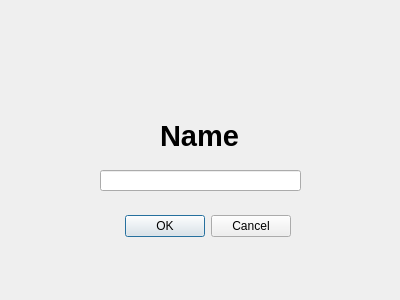
<?xml version="1.0" encoding="UTF-8"?>
<ui version="4.0">
 <class>StuLoginDialog</class>
 <widget class="QDialog" name="StuLoginDialog">
  <property name="geometry">
   <rect>
    <x>0</x>
    <y>0</y>
    <width>400</width>
    <height>300</height>
   </rect>
  </property>
  <property name="windowTitle">
   <string>Dialog</string>
  </property>
  <widget class="QDialogButtonBox" name="buttonBox">
   <property name="geometry">
    <rect>
     <x>110</x>
     <y>210</y>
     <width>181</width>
     <height>32</height>
    </rect>
   </property>
   <property name="orientation">
    <enum>Qt::Horizontal</enum>
   </property>
   <property name="standardButtons">
    <set>QDialogButtonBox::Cancel|QDialogButtonBox::Ok</set>
   </property>
  </widget>
  <widget class="QLineEdit" name="lineEdit">
   <property name="geometry">
    <rect>
     <x>100</x>
     <y>170</y>
     <width>201</width>
     <height>21</height>
    </rect>
   </property>
  </widget>
  <widget class="QLabel" name="label">
   <property name="geometry">
    <rect>
     <x>160</x>
     <y>120</y>
     <width>101</width>
     <height>31</height>
    </rect>
   </property>
   <property name="font">
    <font>
     <pointsize>22</pointsize>
     <weight>75</weight>
     <bold>true</bold>
    </font>
   </property>
   <property name="text">
    <string>Name</string>
   </property>
  </widget>
  <widget class="QLabel" name="label_2">
   <property name="geometry">
    <rect>
     <x>-310</x>
     <y>-10</y>
     <width>741</width>
     <height>671</height>
    </rect>
   </property>
   <property name="text">
    <string/>
   </property>
   <property name="pixmap">
    <pixmap resource="resources/images.qrc">:/images/images/stuLoginBackground.jpg</pixmap>
   </property>
  </widget>
  <zorder>label_2</zorder>
  <zorder>buttonBox</zorder>
  <zorder>lineEdit</zorder>
  <zorder>label</zorder>
 </widget>
 <resources>
  <include location="resources/images.qrc"/>
 </resources>
 <connections>
  <connection>
   <sender>buttonBox</sender>
   <signal>accepted()</signal>
   <receiver>StuLoginDialog</receiver>
   <slot>accept()</slot>
   <hints>
    <hint type="sourcelabel">
     <x>248</x>
     <y>254</y>
    </hint>
    <hint type="destinationlabel">
     <x>157</x>
     <y>274</y>
    </hint>
   </hints>
  </connection>
  <connection>
   <sender>buttonBox</sender>
   <signal>rejected()</signal>
   <receiver>StuLoginDialog</receiver>
   <slot>reject()</slot>
   <hints>
    <hint type="sourcelabel">
     <x>316</x>
     <y>260</y>
    </hint>
    <hint type="destinationlabel">
     <x>286</x>
     <y>274</y>
    </hint>
   </hints>
  </connection>
 </connections>
</ui>
